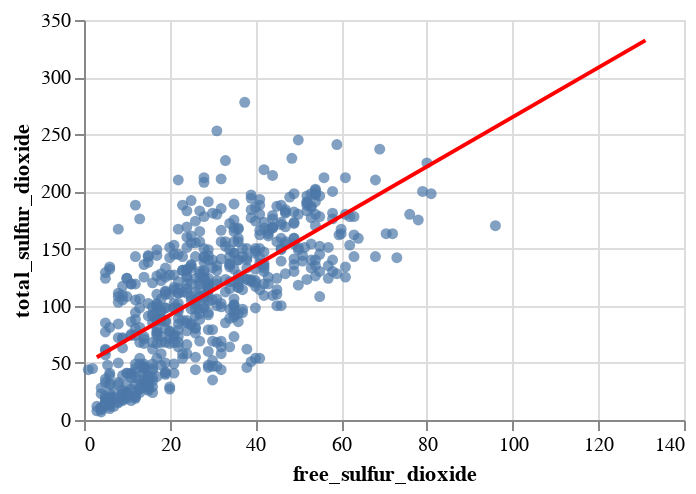

The cell this chart's notebook holds for it:
### Markdown cell above
As shown above, it seems that the correlation between total sulfur dioxide and free sulfur dioxide is high, we might want to use one of them to represent the other. But let's see the scatter plot for these two features first.

### Code cell
# Create scatter plot with regression line
alt.Chart(train_df[['free_sulfur_dioxide', 'total_sulfur_dioxide']].sample(600)).mark_circle().encode(
    x='free_sulfur_dioxide',
    y='total_sulfur_dioxide'
).properties(
    width=300,
    height=200
) + alt.Chart(
    train_df[['free_sulfur_dioxide', 'total_sulfur_dioxide']].sample(600)
).mark_line(color='red').encode(
    x='free_sulfur_dioxide',
    y='total_sulfur_dioxide'
).transform_regression(
    'free_sulfur_dioxide', 
    'total_sulfur_dioxide'
)

### Figure 1 — Vega specification as saved in the notebook (floating-point values rounded to 4 significant figures; data arrays with more than 128 entries replaced by an {"elided": "..."} marker saying what was removed)
{"$schema": "https://vega.github.io/schema/vega/v5.json", "data": [{"name": "_server_source_1", "values": {"elided": "600 records"}}, {"name": "source_0", "values": {"elided": "600 records"}}, {"name": "source_1", "source": "_server_source_1", "transform": [{"type": "regression", "as": ["free_sulfur_dioxide", "total_sulfur_dioxide"], "x": "free_sulfur_dioxide", "y": "total_sulfur_dioxide"}, {"type": "project", "fields": ["free_sulfur_dioxide", "total_sulfur_dioxide"]}]}], "marks": [{"type": "symbol", "name": "layer_0_marks", "from": {"data": "source_0"}, "encode": {"update": {"opacity": {"value": 0.7}, "fill": {"value": "#4c78a8"}, "shape": {"value": "circle"}, "x": {"field": "free_sulfur_dioxide", "scale": "x"}, "y": {"field": "total_sulfur_dioxide", "scale": "y"}}}, "style": ["circle"]}, {"type": "line", "name": "layer_1_marks", "from": {"data": "source_1"}, "sort": {"field": "x"}, "encode": {"update": {"y": {"field": "total_sulfur_dioxide", "scale": "y"}, "x": {"field": "free_sulfur_dioxide", "scale": "x"}, "defined": {"signal": "isValid(datum[\"free_sulfur_dioxide\"]) && isFinite(+datum[\"free_sulfur_dioxide\"]) && isValid(datum[\"total_sulfur_dioxide\"]) && isFinite(+datum[\"total_sulfur_dioxide\"])"}, "stroke": {"value": "red"}}}, "style": ["line"]}], "scales": [{"name": "x", "type": "linear", "domain": {"fields": [{"data": "source_0", "field": "free_sulfur_dioxide"}, {"data": "source_1", "field": "free_sulfur_dioxide"}]}, "range": [0, {"signal": "width"}], "zero": true, "nice": true}, {"name": "y", "type": "linear", "domain": {"fields": [{"data": "source_0", "field": "total_sulfur_dioxide"}, {"data": "source_1", "field": "total_sulfur_dioxide"}]}, "range": [{"signal": "height"}, 0], "nice": true, "zero": true}], "axes": [{"scale": "x", "minExtent": 0, "ticks": false, "labels": false, "maxExtent": 0, "domain": false, "orient": "bottom", "grid": true, "aria": false, "zindex": 0, "tickCount": {"signal": "ceil(width/40)"}, "gridScale": "y"}, {"scale": "y", "maxExtent": 0, "aria": false, "grid": true, "gridScale": "x", "minExtent": 0, "ticks": false, "tickCount": {"signal": "ceil(height/40)"}, "zindex": 0, "domain": false, "labels": false, "orient": "left"}, {"scale": "x", "orient": "bottom", "zindex": 0, "tickCount": {"signal": "ceil(width/40)"}, "labelFlush": true, "grid": false, "title": "free_sulfur_dioxide", "labelOverlap": true}, {"scale": "y", "labelOverlap": true, "zindex": 0, "grid": false, "tickCount": {"signal": "ceil(height/40)"}, "orient": "left", "title": "total_sulfur_dioxide"}], "height": 200, "width": 300, "padding": 5, "background": "white", "style": "cell"}
